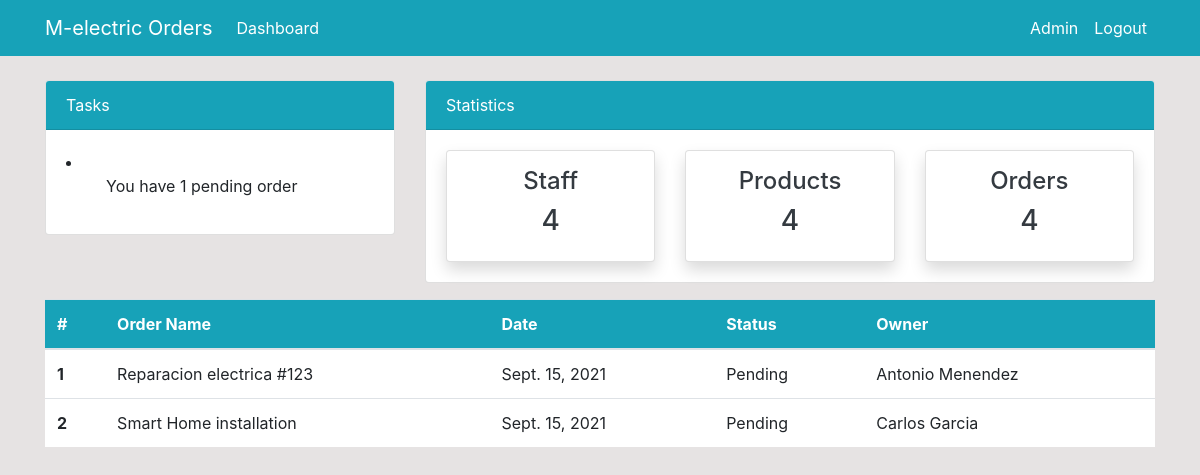
The page /orders on the database as committed earlier.
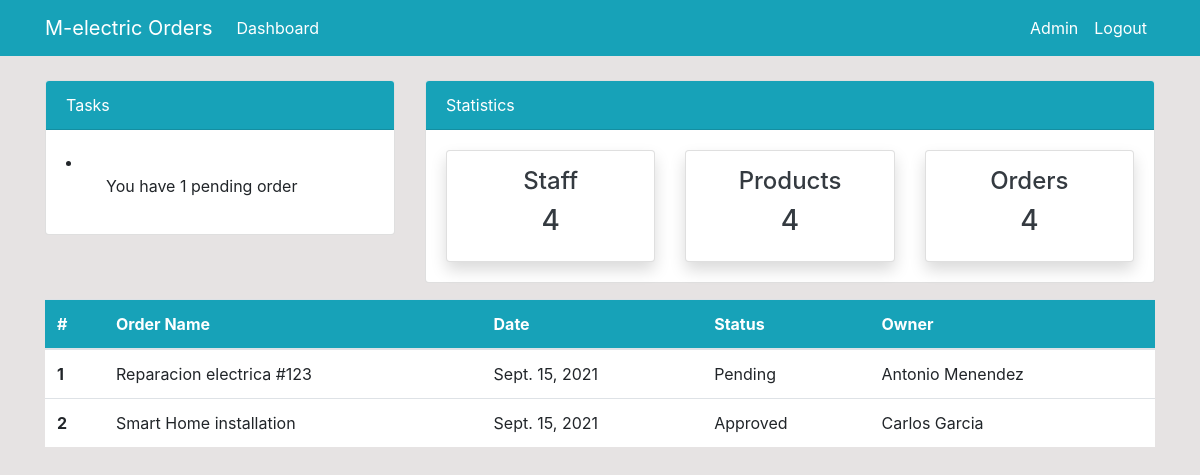
The same page on the database as committed later.
### dashboard/models.py (models this page shows, shortened)
class Orders(models.Model):
	description = models.CharField('Order Description', max_length=100)
	status = models.CharField('Status', max_length=50, choices=STATUS)
	approval_date = models.DateTimeField('Approval Date')
	user = models.ForeignKey(PedidosUser, blank=True, null=True, on_delete=models.CASCADE)
	products = models.ManyToManyField(Products, blank=True)

class PedidosUser(models.Model):
	email = models.EmailField('Email')
	user = models.CharField('User', max_length=50)
	passwd = models.CharField('Password', max_length=50)
	f_name = models.CharField('First Name', max_length=50)
	l_name = models.CharField('Last Name', max_length=50)
	b_day = models.DateTimeField('Birth Date')
	position = models.CharField('Position', max_length=50)
	def __str__(self):
		return self.f_name + ' ' + self.l_name

### dashboard/views.py (the view)
# urls.py: path('orders', views.orders, name='orders'),
def orders(request):
    orders_list = Orders.objects.all()
    return render(request, 'dashboard/orders.html', {'orders_list':orders_list})

### templates/dashboard/orders.html (shortened to what this page needs)
{% extends 'partials/base.html' %}
{% block content %}
    <div class="container">
        <div class="row my-3">
            <div class="col-md-12">
                <table class="table bg-white">
                    <thead class="bg-info">
                        <tr class="text-white">
                            <th scope="col">#</th>
                            <th scope="col">Order Name</th>
                            <th scope="col">Date</th>
                            <th scope="col">Status</th>
                            <th scope="col">Owner</th>
                        </tr>
                    </thead>
                    <tbody>
                        {% for order in orders_list %}
                        <tr>
                            <th scope="row">{{ forloop.counter }}</th>
                            <td>{{ order.description }}</td>
                            <td>{{ order.approval_date.date }}</td>
                            <td>{{ order.status }}</td>
                            <td>{{ order.user }}</td>
                        </tr>
                        {% endfor %}
                    </tbody>
                </table>
            </div>
        </div>
    </div>
{% endblock %}

Rows that differ between the two databases and show on the page:
changed Orders "Smart Home installation": status "Pending" → "Approved"
